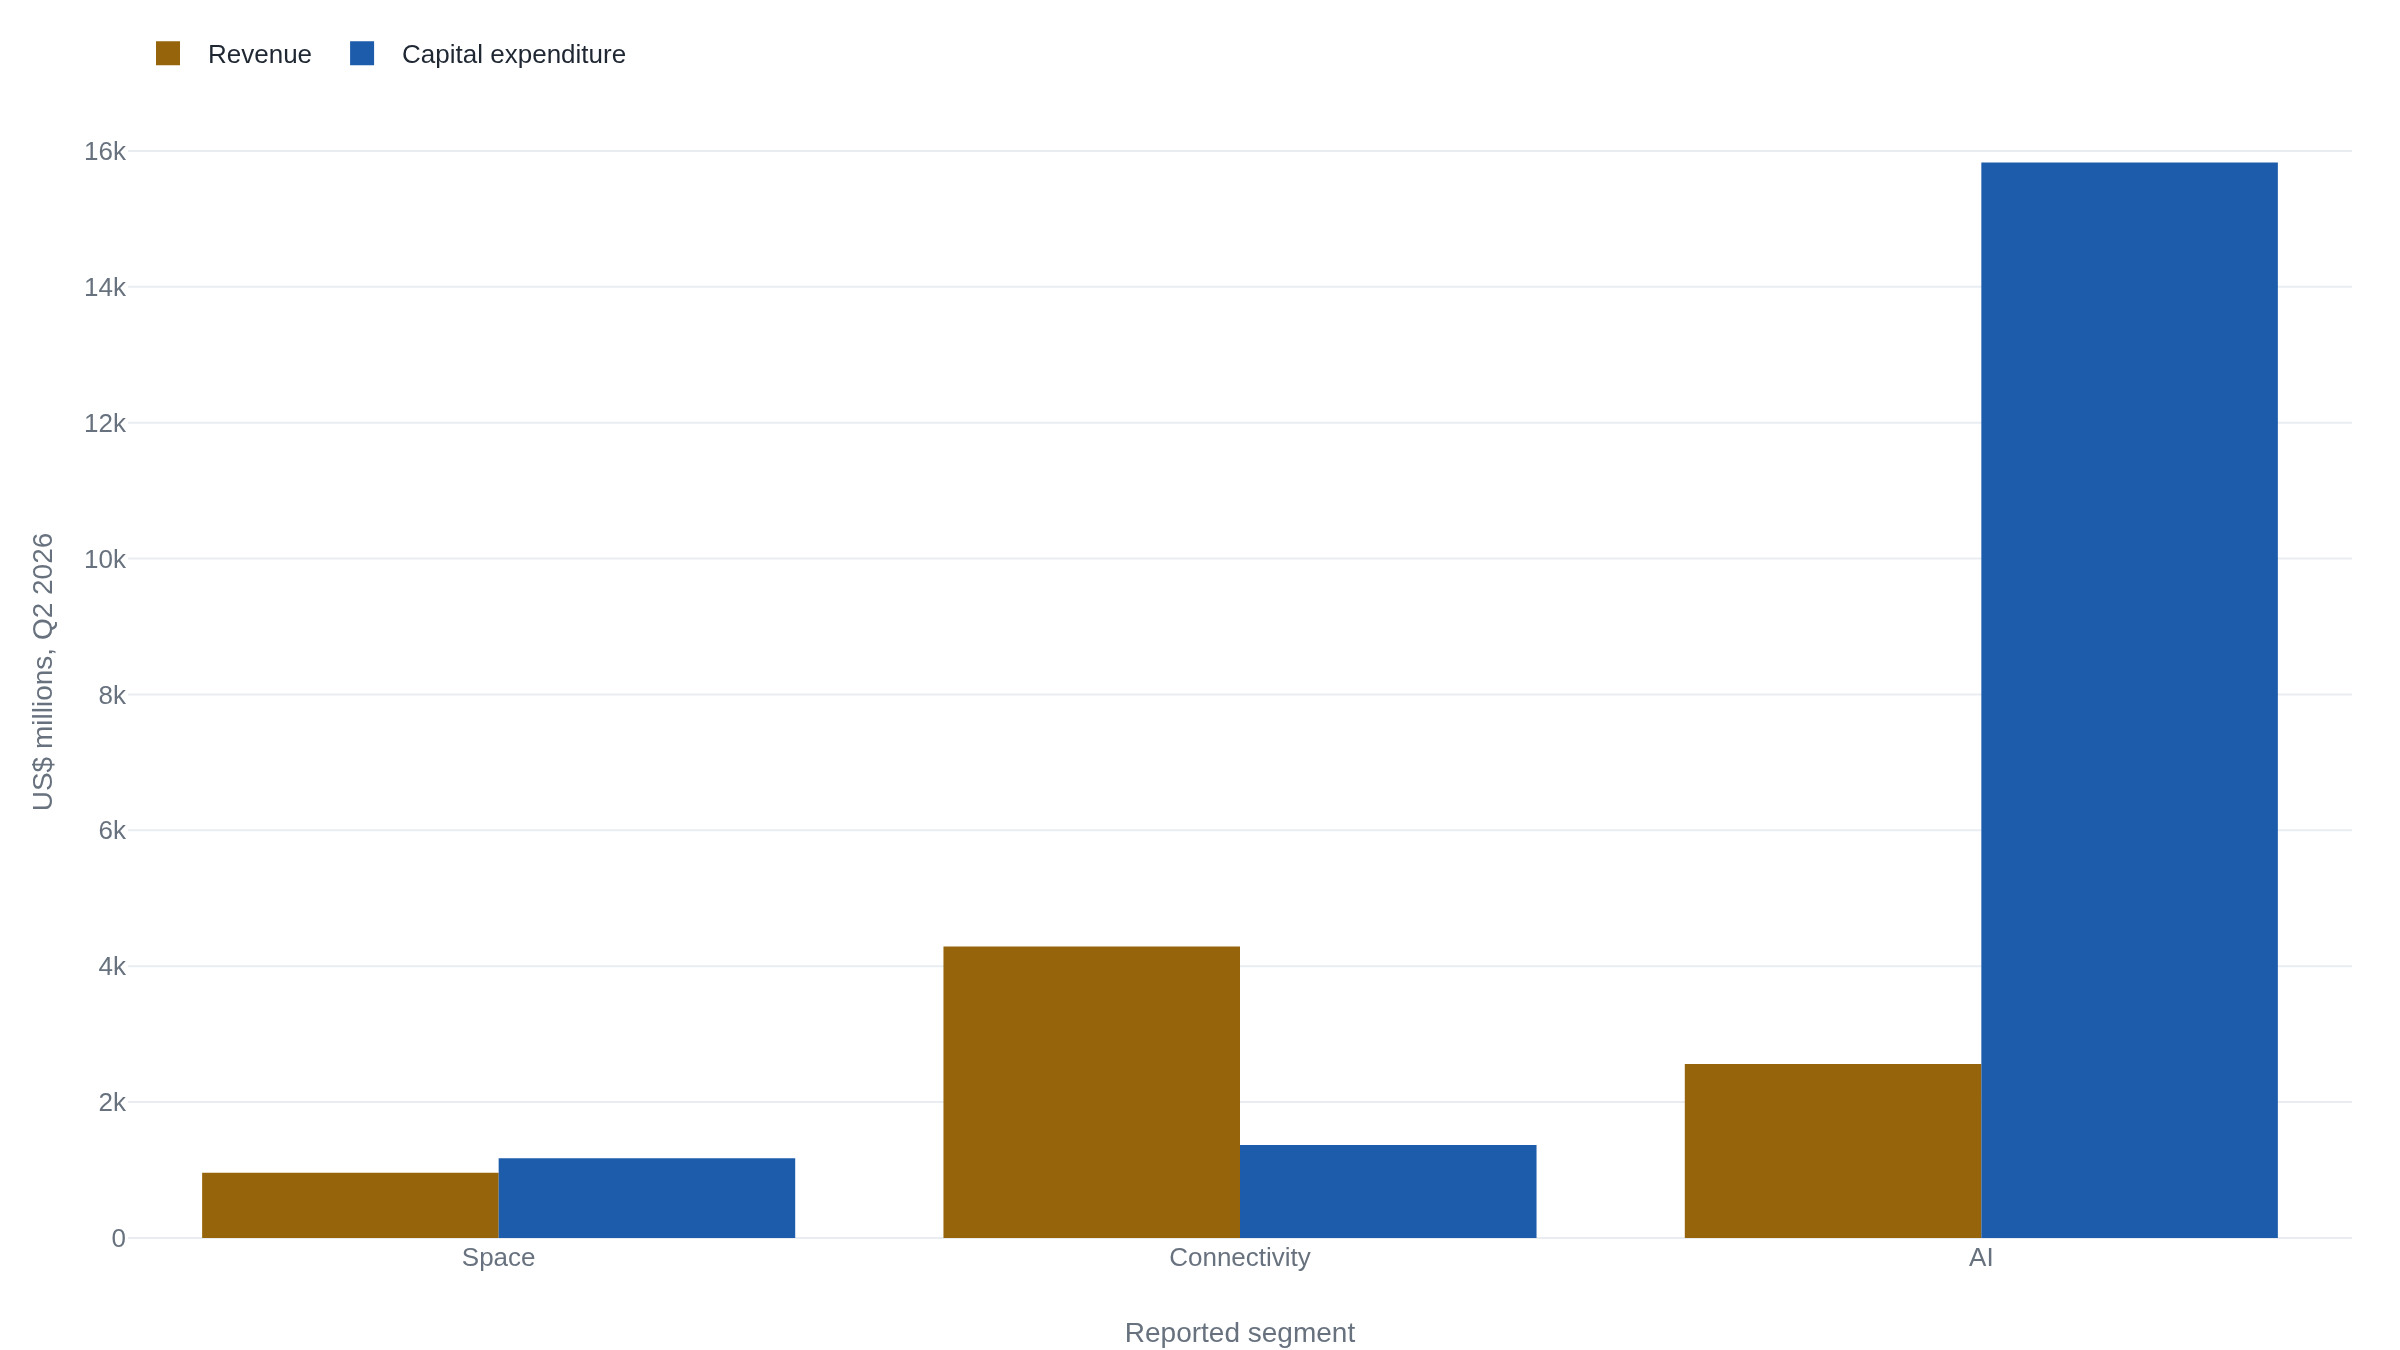

Reproduce this figure in Python.
import plotly.graph_objects as go

# SpaceX Q2 2026 (three months ended June 30, 2026), US$ millions.
# Source: SpaceX Q2 2026 earnings release (EX-99.1 to the 8-K).
segments = ["Space", "Connectivity", "AI"]
revenue = [962, 4291, 2561]
capex = [1174, 1367, 15828]

fig = go.Figure()
fig.add_trace(go.Bar(name="Revenue", x=segments, y=revenue))
fig.add_trace(go.Bar(name="Capital expenditure", x=segments, y=capex))
fig.update_layout(
    barmode="group",
    yaxis_title="US$ millions, Q2 2026",
    xaxis_title="Reported segment",
)
